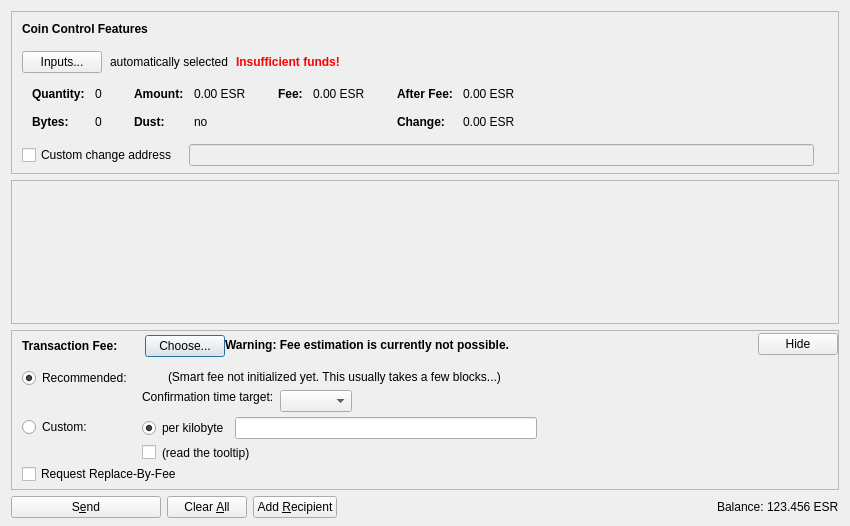
<?xml version="1.0" encoding="UTF-8"?>
<ui version="4.0">
 <class>SendCoinsDialog</class>
 <widget class="QDialog" name="SendCoinsDialog">
  <property name="geometry">
   <rect>
    <x>0</x>
    <y>0</y>
    <width>850</width>
    <height>526</height>
   </rect>
  </property>
  <property name="windowTitle">
   <string>Send Coins</string>
  </property>
  <layout class="QVBoxLayout" name="verticalLayout" stretch="0,1,0,0">
   <property name="bottomMargin">
    <number>8</number>
   </property>
   <item>
    <widget class="QFrame" name="frameCoinControl">
     <property name="sizePolicy">
      <sizepolicy hsizetype="Expanding" vsizetype="Expanding">
       <horstretch>0</horstretch>
       <verstretch>0</verstretch>
      </sizepolicy>
     </property>
     <property name="maximumSize">
      <size>
       <width>16777215</width>
       <height>16777215</height>
      </size>
     </property>
     <property name="frameShape">
      <enum>QFrame::StyledPanel</enum>
     </property>
     <property name="frameShadow">
      <enum>QFrame::Sunken</enum>
     </property>
     <layout class="QVBoxLayout" name="verticalLayoutCoinControl2">
      <property name="spacing">
       <number>0</number>
      </property>
      <property name="leftMargin">
       <number>0</number>
      </property>
      <property name="topMargin">
       <number>0</number>
      </property>
      <property name="rightMargin">
       <number>0</number>
      </property>
      <property name="bottomMargin">
       <number>6</number>
      </property>
      <item>
       <layout class="QVBoxLayout" name="verticalLayoutCoinControl" stretch="0,0,0,0,1">
        <property name="spacing">
         <number>0</number>
        </property>
        <property name="leftMargin">
         <number>10</number>
        </property>
        <property name="topMargin">
         <number>10</number>
        </property>
        <item>
         <layout class="QHBoxLayout" name="horizontalLayoutCoinControl1">
          <property name="bottomMargin">
           <number>15</number>
          </property>
          <item>
           <widget class="QLabel" name="labelCoinControlFeatures">
            <property name="sizePolicy">
             <sizepolicy hsizetype="Preferred" vsizetype="Maximum">
              <horstretch>0</horstretch>
              <verstretch>0</verstretch>
             </sizepolicy>
            </property>
            <property name="font">
             <font>
              <weight>75</weight>
              <bold>true</bold>
             </font>
            </property>
            <property name="styleSheet">
             <string notr="true">font-weight:bold;</string>
            </property>
            <property name="text">
             <string>Coin Control Features</string>
            </property>
           </widget>
          </item>
         </layout>
        </item>
        <item>
         <layout class="QHBoxLayout" name="horizontalLayoutCoinControl2" stretch="0,0,0,0">
          <property name="spacing">
           <number>8</number>
          </property>
          <property name="bottomMargin">
           <number>10</number>
          </property>
          <item>
           <widget class="QPushButton" name="pushButtonCoinControl">
            <property name="styleSheet">
             <string notr="true"/>
            </property>
            <property name="text">
             <string>Inputs...</string>
            </property>
            <property name="autoDefault">
             <bool>false</bool>
            </property>
           </widget>
          </item>
          <item>
           <widget class="QLabel" name="labelCoinControlAutomaticallySelected">
            <property name="text">
             <string>automatically selected</string>
            </property>
            <property name="margin">
             <number>5</number>
            </property>
           </widget>
          </item>
          <item>
           <widget class="QLabel" name="labelCoinControlInsuffFunds">
            <property name="font">
             <font>
              <weight>75</weight>
              <bold>true</bold>
             </font>
            </property>
            <property name="styleSheet">
             <string notr="true">color:red;font-weight:bold;</string>
            </property>
            <property name="text">
             <string>Insufficient funds!</string>
            </property>
            <property name="margin">
             <number>5</number>
            </property>
           </widget>
          </item>
          <item>
           <spacer name="horizontalSpacerCoinControl">
            <property name="orientation">
             <enum>Qt::Horizontal</enum>
            </property>
            <property name="sizeHint" stdset="0">
             <size>
              <width>40</width>
              <height>1</height>
             </size>
            </property>
           </spacer>
          </item>
         </layout>
        </item>
        <item>
         <widget class="QWidget" name="widgetCoinControl" native="true">
          <property name="sizePolicy">
           <sizepolicy hsizetype="Preferred" vsizetype="Preferred">
            <horstretch>0</horstretch>
            <verstretch>0</verstretch>
           </sizepolicy>
          </property>
          <property name="minimumSize">
           <size>
            <width>0</width>
            <height>0</height>
           </size>
          </property>
          <property name="styleSheet">
           <string notr="true"/>
          </property>
          <layout class="QHBoxLayout" name="horizontalLayoutCoinControl5">
           <property name="leftMargin">
            <number>0</number>
           </property>
           <property name="topMargin">
            <number>0</number>
           </property>
           <property name="rightMargin">
            <number>0</number>
           </property>
           <property name="bottomMargin">
            <number>0</number>
           </property>
           <item>
            <layout class="QHBoxLayout" name="horizontalLayoutCoinControl3" stretch="0,0,0,1">
             <property name="spacing">
              <number>20</number>
             </property>
             <property name="topMargin">
              <number>0</number>
             </property>
             <property name="bottomMargin">
              <number>10</number>
             </property>
             <item>
              <layout class="QFormLayout" name="formLayoutCoinControl1">
               <property name="horizontalSpacing">
                <number>10</number>
               </property>
               <property name="verticalSpacing">
                <number>14</number>
               </property>
               <property name="leftMargin">
                <number>10</number>
               </property>
               <property name="topMargin">
                <number>4</number>
               </property>
               <property name="rightMargin">
                <number>6</number>
               </property>
               <item row="0" column="0">
                <widget class="QLabel" name="labelCoinControlQuantityText">
                 <property name="font">
                  <font>
                   <weight>75</weight>
                   <bold>true</bold>
                  </font>
                 </property>
                 <property name="text">
                  <string>Quantity:</string>
                 </property>
                 <property name="margin">
                  <number>0</number>
                 </property>
                </widget>
               </item>
               <item row="0" column="1">
                <widget class="QLabel" name="labelCoinControlQuantity">
                 <property name="cursor">
                  <cursorShape>IBeamCursor</cursorShape>
                 </property>
                 <property name="contextMenuPolicy">
                  <enum>Qt::ActionsContextMenu</enum>
                 </property>
                 <property name="text">
                  <string notr="true">0</string>
                 </property>
                 <property name="margin">
                  <number>0</number>
                 </property>
                 <property name="textInteractionFlags">
                  <set>Qt::LinksAccessibleByMouse|Qt::TextSelectableByKeyboard|Qt::TextSelectableByMouse</set>
                 </property>
                </widget>
               </item>
               <item row="1" column="0">
                <widget class="QLabel" name="labelCoinControlBytesText">
                 <property name="font">
                  <font>
                   <weight>75</weight>
                   <bold>true</bold>
                  </font>
                 </property>
                 <property name="text">
                  <string>Bytes:</string>
                 </property>
                </widget>
               </item>
               <item row="1" column="1">
                <widget class="QLabel" name="labelCoinControlBytes">
                 <property name="cursor">
                  <cursorShape>IBeamCursor</cursorShape>
                 </property>
                 <property name="contextMenuPolicy">
                  <enum>Qt::ActionsContextMenu</enum>
                 </property>
                 <property name="text">
                  <string notr="true">0</string>
                 </property>
                 <property name="textInteractionFlags">
                  <set>Qt::LinksAccessibleByMouse|Qt::TextSelectableByKeyboard|Qt::TextSelectableByMouse</set>
                 </property>
                </widget>
               </item>
              </layout>
             </item>
             <item>
              <layout class="QFormLayout" name="formLayoutCoinControl2">
               <property name="horizontalSpacing">
                <number>10</number>
               </property>
               <property name="verticalSpacing">
                <number>14</number>
               </property>
               <property name="leftMargin">
                <number>6</number>
               </property>
               <property name="topMargin">
                <number>4</number>
               </property>
               <property name="rightMargin">
                <number>6</number>
               </property>
               <item row="0" column="0">
                <widget class="QLabel" name="labelCoinControlAmountText">
                 <property name="font">
                  <font>
                   <weight>75</weight>
                   <bold>true</bold>
                  </font>
                 </property>
                 <property name="text">
                  <string>Amount:</string>
                 </property>
                 <property name="margin">
                  <number>0</number>
                 </property>
                </widget>
               </item>
               <item row="0" column="1">
                <widget class="QLabel" name="labelCoinControlAmount">
                 <property name="cursor">
                  <cursorShape>IBeamCursor</cursorShape>
                 </property>
                 <property name="contextMenuPolicy">
                  <enum>Qt::ActionsContextMenu</enum>
                 </property>
                 <property name="text">
                  <string notr="true">0.00 ESR</string>
                 </property>
                 <property name="textInteractionFlags">
                  <set>Qt::LinksAccessibleByMouse|Qt::TextSelectableByKeyboard|Qt::TextSelectableByMouse</set>
                 </property>
                </widget>
               </item>
               <item row="1" column="0">
                <widget class="QLabel" name="labelCoinControlLowOutputText">
                 <property name="font">
                  <font>
                   <weight>75</weight>
                   <bold>true</bold>
                  </font>
                 </property>
                 <property name="text">
                  <string>Dust:</string>
                 </property>
                </widget>
               </item>
               <item row="1" column="1">
                <widget class="QLabel" name="labelCoinControlLowOutput">
                 <property name="cursor">
                  <cursorShape>IBeamCursor</cursorShape>
                 </property>
                 <property name="contextMenuPolicy">
                  <enum>Qt::ActionsContextMenu</enum>
                 </property>
                 <property name="text">
                  <string notr="true">no</string>
                 </property>
                 <property name="textInteractionFlags">
                  <set>Qt::LinksAccessibleByMouse|Qt::TextSelectableByKeyboard|Qt::TextSelectableByMouse</set>
                 </property>
                </widget>
               </item>
              </layout>
             </item>
             <item>
              <layout class="QFormLayout" name="formLayoutCoinControl3">
               <property name="horizontalSpacing">
                <number>10</number>
               </property>
               <property name="verticalSpacing">
                <number>14</number>
               </property>
               <property name="leftMargin">
                <number>6</number>
               </property>
               <property name="topMargin">
                <number>4</number>
               </property>
               <property name="rightMargin">
                <number>6</number>
               </property>
               <item row="0" column="0">
                <widget class="QLabel" name="labelCoinControlFeeText">
                 <property name="font">
                  <font>
                   <weight>75</weight>
                   <bold>true</bold>
                  </font>
                 </property>
                 <property name="text">
                  <string>Fee:</string>
                 </property>
                 <property name="margin">
                  <number>0</number>
                 </property>
                </widget>
               </item>
               <item row="0" column="1">
                <widget class="QLabel" name="labelCoinControlFee">
                 <property name="cursor">
                  <cursorShape>IBeamCursor</cursorShape>
                 </property>
                 <property name="contextMenuPolicy">
                  <enum>Qt::ActionsContextMenu</enum>
                 </property>
                 <property name="text">
                  <string notr="true">0.00 ESR</string>
                 </property>
                 <property name="textInteractionFlags">
                  <set>Qt::LinksAccessibleByMouse|Qt::TextSelectableByKeyboard|Qt::TextSelectableByMouse</set>
                 </property>
                </widget>
               </item>
              </layout>
             </item>
             <item>
              <layout class="QFormLayout" name="formLayoutCoinControl4">
               <property name="horizontalSpacing">
                <number>10</number>
               </property>
               <property name="verticalSpacing">
                <number>14</number>
               </property>
               <property name="leftMargin">
                <number>6</number>
               </property>
               <property name="topMargin">
                <number>4</number>
               </property>
               <property name="rightMargin">
                <number>6</number>
               </property>
               <item row="0" column="0">
                <widget class="QLabel" name="labelCoinControlAfterFeeText">
                 <property name="font">
                  <font>
                   <weight>75</weight>
                   <bold>true</bold>
                  </font>
                 </property>
                 <property name="text">
                  <string>After Fee:</string>
                 </property>
                 <property name="margin">
                  <number>0</number>
                 </property>
                </widget>
               </item>
               <item row="0" column="1">
                <widget class="QLabel" name="labelCoinControlAfterFee">
                 <property name="cursor">
                  <cursorShape>IBeamCursor</cursorShape>
                 </property>
                 <property name="contextMenuPolicy">
                  <enum>Qt::ActionsContextMenu</enum>
                 </property>
                 <property name="text">
                  <string notr="true">0.00 ESR</string>
                 </property>
                 <property name="textInteractionFlags">
                  <set>Qt::LinksAccessibleByMouse|Qt::TextSelectableByKeyboard|Qt::TextSelectableByMouse</set>
                 </property>
                </widget>
               </item>
               <item row="1" column="0">
                <widget class="QLabel" name="labelCoinControlChangeText">
                 <property name="font">
                  <font>
                   <weight>75</weight>
                   <bold>true</bold>
                  </font>
                 </property>
                 <property name="text">
                  <string>Change:</string>
                 </property>
                </widget>
               </item>
               <item row="1" column="1">
                <widget class="QLabel" name="labelCoinControlChange">
                 <property name="cursor">
                  <cursorShape>IBeamCursor</cursorShape>
                 </property>
                 <property name="contextMenuPolicy">
                  <enum>Qt::ActionsContextMenu</enum>
                 </property>
                 <property name="text">
                  <string notr="true">0.00 ESR</string>
                 </property>
                 <property name="textInteractionFlags">
                  <set>Qt::LinksAccessibleByMouse|Qt::TextSelectableByKeyboard|Qt::TextSelectableByMouse</set>
                 </property>
                </widget>
               </item>
              </layout>
             </item>
            </layout>
           </item>
          </layout>
         </widget>
        </item>
        <item>
         <layout class="QHBoxLayout" name="horizontalLayoutCoinControl4" stretch="0,0,0">
          <property name="spacing">
           <number>12</number>
          </property>
          <property name="sizeConstraint">
           <enum>QLayout::SetDefaultConstraint</enum>
          </property>
          <property name="topMargin">
           <number>5</number>
          </property>
          <property name="rightMargin">
           <number>5</number>
          </property>
          <item>
           <widget class="QCheckBox" name="checkBoxCoinControlChange">
            <property name="toolTip">
             <string>If this is activated, but the change address is empty or invalid, change will be sent to a newly generated address.</string>
            </property>
            <property name="text">
             <string>Custom change address</string>
            </property>
           </widget>
          </item>
          <item>
           <widget class="QValidatedLineEdit" name="lineEditCoinControlChange">
            <property name="enabled">
             <bool>false</bool>
            </property>
            <property name="sizePolicy">
             <sizepolicy hsizetype="Expanding" vsizetype="Fixed">
              <horstretch>0</horstretch>
              <verstretch>0</verstretch>
             </sizepolicy>
            </property>
           </widget>
          </item>
          <item>
           <widget class="QLabel" name="labelCoinControlChangeLabel">
            <property name="sizePolicy">
             <sizepolicy hsizetype="Preferred" vsizetype="Expanding">
              <horstretch>0</horstretch>
              <verstretch>0</verstretch>
             </sizepolicy>
            </property>
            <property name="minimumSize">
             <size>
              <width>0</width>
              <height>0</height>
             </size>
            </property>
            <property name="text">
             <string/>
            </property>
            <property name="margin">
             <number>3</number>
            </property>
           </widget>
          </item>
         </layout>
        </item>
        <item>
         <spacer name="verticalSpacerCoinControl">
          <property name="orientation">
           <enum>Qt::Vertical</enum>
          </property>
          <property name="sizeHint" stdset="0">
           <size>
            <width>800</width>
            <height>1</height>
           </size>
          </property>
         </spacer>
        </item>
       </layout>
      </item>
     </layout>
    </widget>
   </item>
   <item>
    <widget class="QScrollArea" name="scrollArea">
     <property name="widgetResizable">
      <bool>true</bool>
     </property>
     <widget class="QWidget" name="scrollAreaWidgetContents">
      <property name="geometry">
       <rect>
        <x>0</x>
        <y>0</y>
        <width>830</width>
        <height>104</height>
       </rect>
      </property>
      <layout class="QVBoxLayout" name="verticalLayout_2" stretch="0,1">
       <property name="leftMargin">
        <number>0</number>
       </property>
       <property name="topMargin">
        <number>0</number>
       </property>
       <property name="rightMargin">
        <number>0</number>
       </property>
       <property name="bottomMargin">
        <number>0</number>
       </property>
       <item>
        <layout class="QVBoxLayout" name="entries">
         <property name="spacing">
          <number>6</number>
         </property>
        </layout>
       </item>
       <item>
        <spacer name="verticalSpacer">
         <property name="orientation">
          <enum>Qt::Vertical</enum>
         </property>
         <property name="sizeHint" stdset="0">
          <size>
           <width>20</width>
           <height>40</height>
          </size>
         </property>
        </spacer>
       </item>
      </layout>
     </widget>
    </widget>
   </item>
   <item>
    <widget class="QFrame" name="frameFee">
     <property name="sizePolicy">
      <sizepolicy hsizetype="Expanding" vsizetype="Expanding">
       <horstretch>0</horstretch>
       <verstretch>0</verstretch>
      </sizepolicy>
     </property>
     <property name="maximumSize">
      <size>
       <width>16777215</width>
       <height>16777215</height>
      </size>
     </property>
     <property name="frameShape">
      <enum>QFrame::StyledPanel</enum>
     </property>
     <property name="frameShadow">
      <enum>QFrame::Sunken</enum>
     </property>
     <layout class="QVBoxLayout" name="verticalLayoutFee1">
      <property name="spacing">
       <number>0</number>
      </property>
      <property name="leftMargin">
       <number>0</number>
      </property>
      <property name="topMargin">
       <number>0</number>
      </property>
      <property name="rightMargin">
       <number>0</number>
      </property>
      <property name="bottomMargin">
       <number>0</number>
      </property>
      <item>
       <layout class="QVBoxLayout" name="verticalLayoutFee2" stretch="0,0,0">
        <property name="spacing">
         <number>0</number>
        </property>
        <property name="leftMargin">
         <number>10</number>
        </property>
        <property name="topMargin">
         <number>0</number>
        </property>
        <item>
         <layout class="QHBoxLayout" name="horizontalLayoutFee1">
          <property name="bottomMargin">
           <number>0</number>
          </property>
          <item>
           <layout class="QVBoxLayout" name="verticalLayoutFee7">
            <property name="spacing">
             <number>0</number>
            </property>
            <item>
             <spacer name="verticalSpacerSmartFee">
              <property name="orientation">
               <enum>Qt::Vertical</enum>
              </property>
              <property name="sizeType">
               <enum>QSizePolicy::Fixed</enum>
              </property>
              <property name="sizeHint" stdset="0">
               <size>
                <width>1</width>
                <height>4</height>
               </size>
              </property>
             </spacer>
            </item>
            <item>
             <layout class="QHBoxLayout" name="horizontalLayoutSmartFee">
              <property name="spacing">
               <number>10</number>
              </property>
              <item>
               <widget class="QLabel" name="labelFeeHeadline">
                <property name="sizePolicy">
                 <sizepolicy hsizetype="Preferred" vsizetype="Maximum">
                  <horstretch>0</horstretch>
                  <verstretch>0</verstretch>
                 </sizepolicy>
                </property>
                <property name="font">
                 <font>
                  <weight>75</weight>
                  <bold>true</bold>
                 </font>
                </property>
                <property name="styleSheet">
                 <string notr="true">font-weight:bold;</string>
                </property>
                <property name="text">
                 <string>Transaction Fee:</string>
                </property>
               </widget>
              </item>
              <item>
               <widget class="QLabel" name="labelFeeMinimized">
                <property name="text">
                 <string/>
                </property>
               </widget>
              </item>
              <item>
               <widget class="QPushButton" name="buttonChooseFee">
                <property name="text">
                 <string>Choose...</string>
                </property>
               </widget>
              </item>
             </layout>
            </item>
            <item>
             <spacer name="verticalSpacer_5">
              <property name="orientation">
               <enum>Qt::Vertical</enum>
              </property>
              <property name="sizeHint" stdset="0">
               <size>
                <width>1</width>
                <height>1</height>
               </size>
              </property>
             </spacer>
            </item>
           </layout>
          </item>
          <item>
           <widget class="QLabel" name="fallbackFeeWarningLabel">
            <property name="toolTip">
             <string>Using the fallbackfee can result in sending a transaction that will take several hours or days (or never) to confirm. Consider choosing your fee manually or wait until you have validated the complete chain.</string>
            </property>
            <property name="font">
            <font>
                <weight>75</weight>
                <bold>true</bold>
            </font>
            </property>
            <property name="text">
             <string>Warning: Fee estimation is currently not possible.</string>
            </property>
            <property name="wordWrap">
             <bool>false</bool>
            </property>
           </widget>
          </item>
          <item>
           <spacer name="horizontalSpacer_4">
            <property name="orientation">
             <enum>Qt::Horizontal</enum>
            </property>
            <property name="sizeType">
             <enum>QSizePolicy::MinimumExpanding</enum>
            </property>
            <property name="sizeHint" stdset="0">
             <size>
              <width>40</width>
              <height>20</height>
             </size>
            </property>
           </spacer>
          </item>
          <item>
           <widget class="QPushButton" name="buttonMinimizeFee">
            <property name="toolTip">
             <string>collapse fee-settings</string>
            </property>
            <property name="text">
             <string>Hide</string>
            </property>
           </widget>
          </item>
         </layout>
        </item>
        <item>
         <widget class="QFrame" name="frameFeeSelection">
          <layout class="QVBoxLayout" name="verticalLayoutFee12">
           <property name="spacing">
            <number>0</number>
           </property>
           <property name="leftMargin">
            <number>0</number>
           </property>
           <property name="topMargin">
            <number>0</number>
           </property>
           <property name="rightMargin">
            <number>0</number>
           </property>
           <property name="bottomMargin">
            <number>0</number>
           </property>
           <item>
            <layout class="QGridLayout" name="gridLayoutFee">
             <property name="topMargin">
              <number>10</number>
             </property>
             <property name="bottomMargin">
              <number>4</number>
             </property>
             <property name="horizontalSpacing">
              <number>10</number>
             </property>
             <property name="verticalSpacing">
              <number>4</number>
             </property>
             <item row="1" column="1">
              <layout class="QVBoxLayout" name="verticalLayoutFee8">
               <property name="spacing">
                <number>6</number>
               </property>
               <item>
                <layout class="QHBoxLayout" name="horizontalLayoutFee13">
                 <item>
                  <widget class="QRadioButton" name="radioCustomPerKilobyte">
                   <property name="toolTip">
                    <string>If the custom fee is set to 1000 satoshis and the transaction is only 250 bytes, then &quot;per kilobyte&quot; only pays 250 satoshis in fee, while &quot;total at least&quot; pays 1000 satoshis. For transactions bigger than a kilobyte both pay by kilobyte.</string>
                   </property>
                   <property name="text">
                    <string>per kilobyte</string>
                   </property>
                   <property name="checked">
                    <bool>true</bool>
                   </property>
                   <attribute name="buttonGroup">
                    <string notr="true">groupCustomFee</string>
                   </attribute>
                  </widget>
                 </item>
                 <item>
                  <widget class="BitcoinAmountField" name="customFee"/>
                 </item>
                 <item>
                  <spacer name="horizontalSpacer_6">
                   <property name="orientation">
                    <enum>Qt::Horizontal</enum>
                   </property>
                   <property name="sizeHint" stdset="0">
                    <size>
                     <width>1</width>
                     <height>1</height>
                    </size>
                   </property>
                  </spacer>
                 </item>
                </layout>
               </item>
               <item>
                <layout class="QHBoxLayout" name="horizontalLayoutFee8">
                 <item>
                  <widget class="QCheckBox" name="checkBoxMinimumFee">
                   <property name="toolTip">
                    <string>Paying only the minimum fee is just fine as long as there is less transaction volume than space in the blocks. But be aware that this can end up in a never confirming transaction once there is more demand for elspero transactions than the network can process.</string>
                   </property>
                   <property name="text">
                    <string/>
                   </property>
                  </widget>
                 </item>
                 <item>
                  <widget class="QLabel" name="labelMinFeeWarning">
                   <property name="enabled">
                    <bool>true</bool>
                   </property>
                   <property name="toolTip">
                    <string>Paying only the minimum fee is just fine as long as there is less transaction volume than space in the blocks. But be aware that this can end up in a never confirming transaction once there is more demand for elspero transactions than the network can process.</string>
                   </property>
                   <property name="text">
                    <string>(read the tooltip)</string>
                   </property>
                   <property name="margin">
                    <number>5</number>
                   </property>
                  </widget>
                 </item>
                 <item>
                  <spacer name="horizontalSpacer_2">
                   <property name="orientation">
                    <enum>Qt::Horizontal</enum>
                   </property>
                   <property name="sizeHint" stdset="0">
                    <size>
                     <width>1</width>
                     <height>1</height>
                    </size>
                   </property>
                  </spacer>
                 </item>
                </layout>
               </item>
              </layout>
             </item>
             <item row="0" column="0">
              <layout class="QVBoxLayout" name="verticalLayoutFee4" stretch="0,1">
               <item>
                <widget class="QRadioButton" name="radioSmartFee">
                 <property name="text">
                  <string>Recommended:</string>
                 </property>
                 <property name="checked">
                  <bool>true</bool>
                 </property>
                 <attribute name="buttonGroup">
                  <string notr="true">groupFee</string>
                 </attribute>
                </widget>
               </item>
               <item>
                <spacer name="verticalSpacer_2">
                 <property name="orientation">
                  <enum>Qt::Vertical</enum>
                 </property>
                 <property name="sizeHint" stdset="0">
                  <size>
                   <width>1</width>
                   <height>1</height>
                  </size>
                 </property>
                </spacer>
               </item>
              </layout>
             </item>
             <item row="1" column="0">
              <layout class="QVBoxLayout" name="verticalLayoutFee9" stretch="0,1">
               <item>
                <widget class="QRadioButton" name="radioCustomFee">
                 <property name="text">
                  <string>Custom:</string>
                 </property>
                 <attribute name="buttonGroup">
                  <string notr="true">groupFee</string>
                 </attribute>
                </widget>
               </item>
               <item>
                <spacer name="verticalSpacer_6">
                 <property name="orientation">
                  <enum>Qt::Vertical</enum>
                 </property>
                 <property name="sizeHint" stdset="0">
                  <size>
                   <width>1</width>
                   <height>1</height>
                  </size>
                 </property>
                </spacer>
               </item>
              </layout>
             </item>
             <item row="0" column="1">
              <layout class="QVBoxLayout" name="verticalLayoutFee3" stretch="0,0,1">
               <property name="spacing">
                <number>6</number>
               </property>
               <property name="topMargin">
                <number>2</number>
               </property>
               <item>
                <layout class="QHBoxLayout" name="horizontalLayoutFee12">
                 <item>
                  <widget class="QLabel" name="labelSmartFee">
                   <property name="text">
                    <string/>
                   </property>
                   <property name="margin">
                    <number>2</number>
                   </property>
                  </widget>
                 </item>
                 <item>
                  <widget class="QLabel" name="labelFeeEstimation">
                   <property name="text">
                    <string/>
                   </property>
                  </widget>
                 </item>
                 <item>
                  <widget class="QLabel" name="labelSmartFee2">
                   <property name="text">
                    <string>(Smart fee not initialized yet. This usually takes a few blocks...)</string>
                   </property>
                   <property name="margin">
                    <number>2</number>
                   </property>
                  </widget>
                 </item>
                 <item>
                  <spacer name="horizontalSpacer_5">
                   <property name="orientation">
                    <enum>Qt::Horizontal</enum>
                   </property>
                   <property name="sizeHint" stdset="0">
                    <size>
                     <width>1</width>
                     <height>1</height>
                    </size>
                   </property>
                  </spacer>
                 </item>
                </layout>
               </item>
               <item>
                <layout class="QHBoxLayout" name="horizontalLayoutFee9">
                 <item>
                  <layout class="QVBoxLayout" name="verticalLayoutFee6">
                   <item>
                    <widget class="QLabel" name="labelSmartFee3">
                     <property name="text">
                      <string>Confirmation time target:</string>
                     </property>
                     <property name="margin">
                      <number>2</number>
                     </property>
                    </widget>
                   </item>
                   <item>
                    <spacer name="verticalSpacer_3">
                     <property name="orientation">
                      <enum>Qt::Vertical</enum>
                     </property>
                     <property name="sizeHint" stdset="0">
                      <size>
                       <width>1</width>
                       <height>1</height>
                      </size>
                     </property>
                    </spacer>
                   </item>
                  </layout>
                 </item>
                 <item>
                  <layout class="QVBoxLayout" name="verticalLayoutFee5">
                   <property name="rightMargin">
                    <number>30</number>
                   </property>
                   <item>
                    <layout class="QHBoxLayout" name="horizontalLayoutConfTarget">
                     <property name="bottomMargin">
                      <number>0</number>
                     </property>
                     <item>
                      <widget class="QComboBox" name="confTargetSelector"/>
                     </item>
                     <item>
                      <spacer name="horizontalSpacerConfTarget">
                       <property name="orientation">
                        <enum>Qt::Horizontal</enum>
                       </property>
                       <property name="sizeHint" stdset="0">
                        <size>
                         <width>40</width>
                         <height>20</height>
                        </size>
                       </property>
                      </spacer>
                     </item>
                    </layout>
                   </item>
                  </layout>
                 </item>
                </layout>
               </item>
               <item>
                <spacer name="verticalSpacer_4">
                 <property name="orientation">
                  <enum>Qt::Vertical</enum>
                 </property>
                 <property name="sizeHint" stdset="0">
                  <size>
                   <width>1</width>
                   <height>1</height>
                  </size>
                 </property>
                </spacer>
               </item>
              </layout>
             </item>
            </layout>
           </item>
           <item>
            <widget class="QCheckBox" name="optInRBF">
             <property name="text">
              <string>Request Replace-By-Fee</string>
             </property>
             <property name="toolTip">
              <string>Indicates that the sender may wish to replace this transaction with a new one paying higher fees (prior to being confirmed).</string>
             </property>
            </widget>
           </item>
          </layout>
         </widget>
        </item>
        <item>
         <spacer name="verticalSpacerFee">
          <property name="orientation">
           <enum>Qt::Vertical</enum>
          </property>
          <property name="sizeHint" stdset="0">
           <size>
            <width>40</width>
            <height>5</height>
           </size>
          </property>
         </spacer>
        </item>
       </layout>
      </item>
     </layout>
    </widget>
   </item>
   <item>
    <layout class="QHBoxLayout" name="horizontalLayout">
     <item>
      <widget class="QPushButton" name="sendButton">
       <property name="minimumSize">
        <size>
         <width>150</width>
         <height>0</height>
        </size>
       </property>
       <property name="toolTip">
        <string>Confirm the send action</string>
       </property>
       <property name="text">
        <string>S&amp;end</string>
       </property>
       <property name="icon">
        <iconset resource="../bitcoin.qrc">
         <normaloff>:/icons/send</normaloff>:/icons/send</iconset>
       </property>
       <property name="autoDefault">
        <bool>false</bool>
       </property>
       <property name="default">
        <bool>false</bool>
       </property>
      </widget>
     </item>
     <item>
      <widget class="QPushButton" name="clearButton">
       <property name="sizePolicy">
        <sizepolicy hsizetype="Minimum" vsizetype="Fixed">
         <horstretch>0</horstretch>
         <verstretch>0</verstretch>
        </sizepolicy>
       </property>
       <property name="toolTip">
        <string>Clear all fields of the form.</string>
       </property>
       <property name="text">
        <string>Clear &amp;All</string>
       </property>
       <property name="icon">
        <iconset resource="../bitcoin.qrc">
         <normaloff>:/icons/remove</normaloff>:/icons/remove</iconset>
       </property>
       <property name="autoDefault">
        <bool>false</bool>
       </property>
      </widget>
     </item>
     <item>
      <widget class="QPushButton" name="addButton">
       <property name="toolTip">
        <string>Send to multiple recipients at once</string>
       </property>
       <property name="text">
        <string>Add &amp;Recipient</string>
       </property>
       <property name="icon">
        <iconset resource="../bitcoin.qrc">
         <normaloff>:/icons/add</normaloff>:/icons/add</iconset>
       </property>
       <property name="autoDefault">
        <bool>false</bool>
       </property>
      </widget>
     </item>
     <item>
      <spacer name="horizontalSpacer">
       <property name="orientation">
        <enum>Qt::Horizontal</enum>
       </property>
       <property name="sizeHint" stdset="0">
        <size>
         <width>40</width>
         <height>20</height>
        </size>
       </property>
      </spacer>
     </item>
     <item>
      <layout class="QHBoxLayout" name="horizontalLayout_2">
       <property name="spacing">
        <number>3</number>
       </property>
       <item>
        <widget class="QLabel" name="label">
         <property name="sizePolicy">
          <sizepolicy hsizetype="Preferred" vsizetype="Fixed">
           <horstretch>0</horstretch>
           <verstretch>0</verstretch>
          </sizepolicy>
         </property>
         <property name="text">
          <string>Balance:</string>
         </property>
        </widget>
       </item>
       <item>
        <widget class="QLabel" name="labelBalance">
         <property name="sizePolicy">
          <sizepolicy hsizetype="Preferred" vsizetype="Fixed">
           <horstretch>0</horstretch>
           <verstretch>0</verstretch>
          </sizepolicy>
         </property>
         <property name="cursor">
          <cursorShape>IBeamCursor</cursorShape>
         </property>
         <property name="text">
          <string notr="true">123.456 ESR</string>
         </property>
         <property name="textInteractionFlags">
          <set>Qt::LinksAccessibleByMouse|Qt::TextSelectableByKeyboard|Qt::TextSelectableByMouse</set>
         </property>
        </widget>
       </item>
      </layout>
     </item>
    </layout>
   </item>
  </layout>
 </widget>
 <customwidgets>
  <customwidget>
   <class>QValidatedLineEdit</class>
   <extends>QLineEdit</extends>
   <header>qvalidatedlineedit.h</header>
  </customwidget>
  <customwidget>
   <class>BitcoinAmountField</class>
   <extends>QLineEdit</extends>
   <header>bitcoinamountfield.h</header>
   <container>1</container>
  </customwidget>
 </customwidgets>
 <resources>
  <include location="../bitcoin.qrc"/>
 </resources>
 <connections/>
 <buttongroups>
  <buttongroup name="groupFee"/>
  <buttongroup name="groupCustomFee"/>
 </buttongroups>
</ui>
